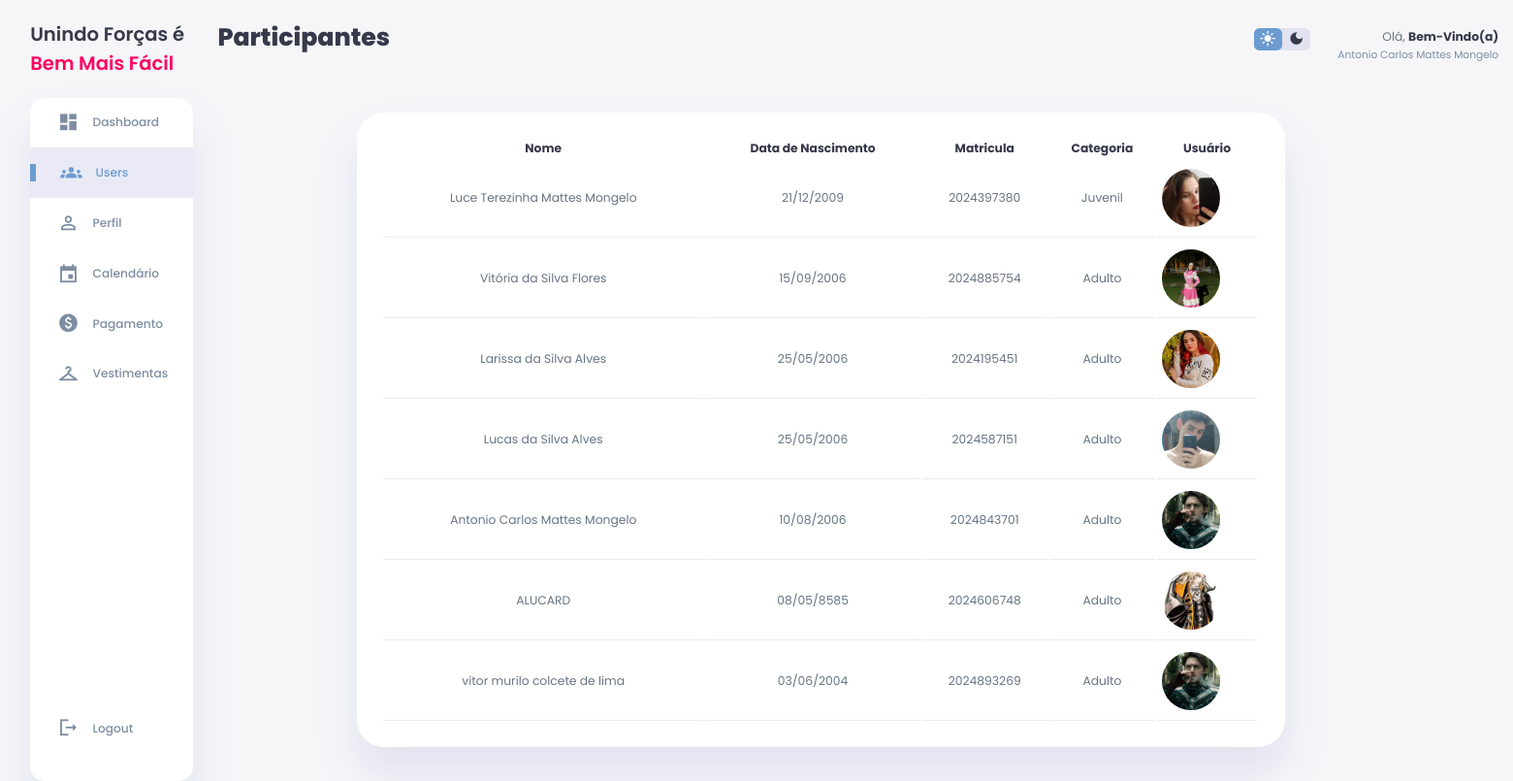
Before: /usuario/participantes/index.php (signed in) with the older database file.
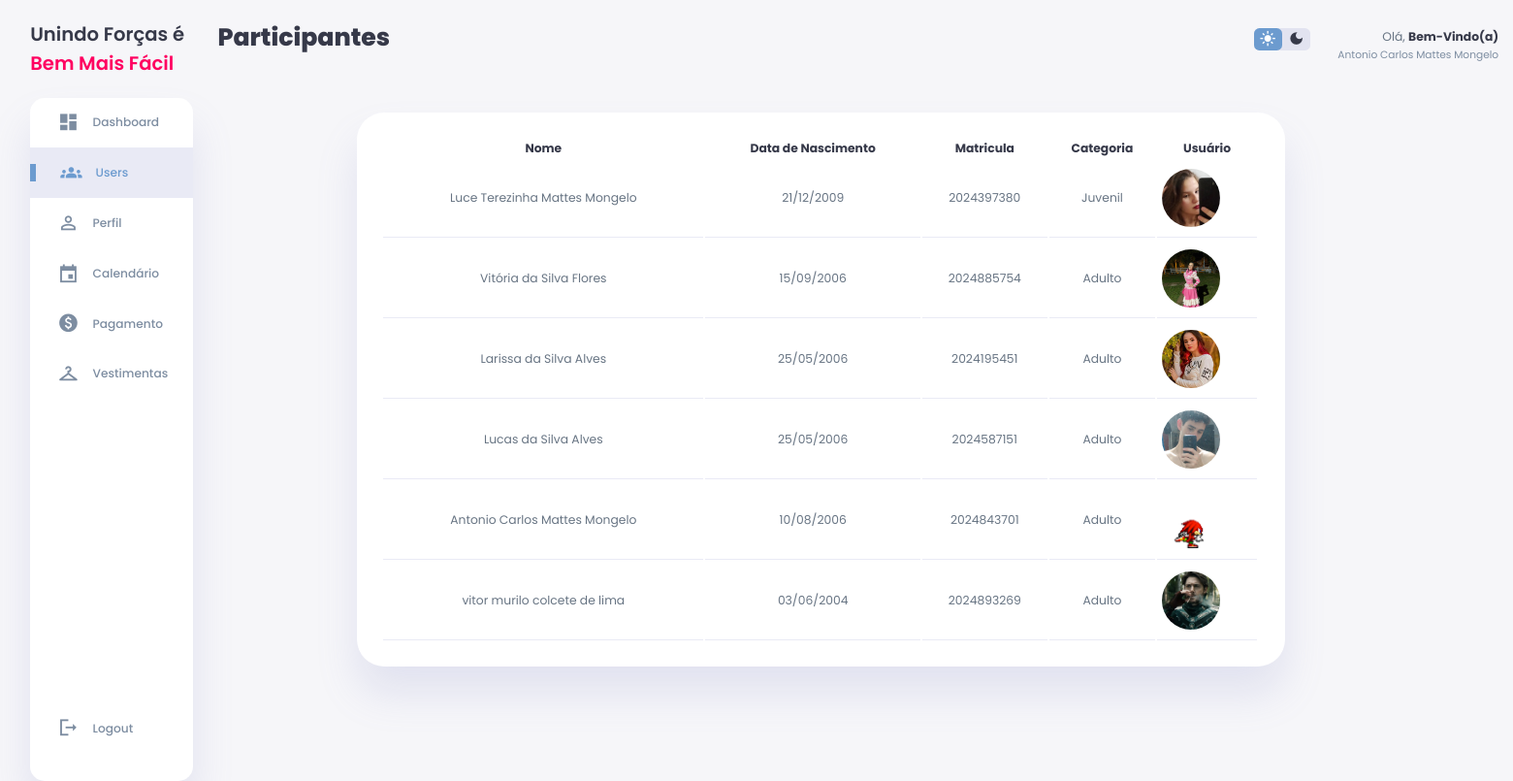
After: the same page with the newer database file.
### tables this page shows
CREATE TABLE IF NOT EXISTS `usuario` (
  `id_usuario` int NOT NULL AUTO_INCREMENT,
  `statuss` int DEFAULT NULL,
  `nome` varchar(255) DEFAULT NULL,
  `email` varchar(255) DEFAULT NULL,
  `datas` date DEFAULT NULL,
  `CPF` char(14) DEFAULT NULL,
  `RG` varchar(11) DEFAULT NULL,
  `categoria` varchar(255) NOT NULL,
  `senha` varchar(255) DEFAULT NULL,
  `telefone` varchar(11) DEFAULT NULL,
  `matricula` varchar(255) DEFAULT NULL,
  `imagem` varchar(255) NOT NULL,
  `genero` varchar(255) NOT NULL,
  `endereco` varchar(255) NOT NULL,
  `responsavel` varchar(255) NOT NULL,
  `data_entrada` date NOT NULL,
  `tele_respon` varchar(11) NOT NULL,
  `idade` varchar(2) NOT NULL,
  `nom_dan` varchar(255) NOT NULL,
  `identidade_frente` varchar(255) NOT NULL,
  `identidade_verso` varchar(255) NOT NULL,
  `primeiro_login` tinyint(1) DEFAULT '1',
  PRIMARY KEY (`id_usuario`),
  KEY `id_usuario` (`id_usuario`) USING BTREE
);

### usuario/participantes/index.php (the view, shortened to what this page needs)
<?php
$conexao = conectar();
$id_usuario = $_SESSION['id_usuario'];
$sql = "SELECT * FROM usuario WHERE id_usuario = $id_usuario";
$resultado = mysqli_query($conexao, $sql);
$dados = mysqli_fetch_assoc($resultado);
function calcular_idade($data_nascimento) {
    $data_nasc = new DateTime($data_nascimento);
    $hoje = new DateTime();
    $idade = $hoje->diff($data_nasc);
    return $idade->y;
}
function determinar_categoria($idade) {
    if ($idade <= 12) {
        return 'Mirim';
    } elseif ($idade <= 17) {
        return 'Juvenil';
    } else {
        return 'Adulto';
    }
}
?>
<!DOCTYPE html>
<html lang="en">
<head>
    <link rel="stylesheet" href="css/style.css">
</head>
<body>
    <div class="container">
        <aside>
            <div class="toggle">
                <div class="logo">
                <h2>Unindo Forças é <span class="danger">Bem Mais Fácil</span></h2>
                </div>
            </div>
            <div class="sidebar">
                <a href="../dashboard.php">
                    <span class="material-icons-sharp">
                    </span>
                    <h3>Dashboard</h3>
                </a>
                <a href="../participantes" class="active">
                    <span class="material-icons-sharp">
                    </span>
                    <h3>Users</h3>
                </a>
                <a href="../perfil.php">
                    <span class="material-icons-sharp">
                    </span>
                    <h3>Perfil</h3>
                </a>
                <a href="../calen" target="_blank">
                    <span class="material-icons-sharp">
                    </span>
                    <h3>Calendário</h3>
                </a>
                <a href="../pagamento">
                    <span class="material-icons-sharp">
                    </span>
                    <h3>Pagamento</h3>
                </a>
                <a href="../acessorios">
                    <span class="material-icons-sharp">
                    </span>
                    <h3>Vestimentas</h3>
                </a>
                <a href="logout.php">
                    <span class="material-icons-sharp">
                    </span>
                    <h3>Logout</h3>
                </a>
            </div>
        </aside>
        <main>
            <h1>Participantes</h1>
            <div class="recent-orders">
                <?php
                $sql = "SELECT * FROM usuario WHERE statuss = 1";
                $resultado = mysqli_query($conexao, $sql);
                if (mysqli_num_rows($resultado) > 0) {
                    echo ' <div class="formato"><table class="table table-striped">
    <thead class="thead-info">
        <tr>
                   <th>Nome</th>
                   <th>Data de Nascimento</th>
                   <th>Matricula</th>
                   <th>Categoria</th>
                   <th>Usuário</th>
                   </tr>
                   </thead>
                   <tbody>';
                    while ($row = mysqli_fetch_assoc($resultado)) {
                        $idade = calcular_idade($row['datas']);
                        $categoria = determinar_categoria($idade);
                        echo '<tr>';
                        $data = date("d/m/Y", strtotime($row['datas']));
                        echo "<td>" . $row['nome'] . "</td>";
                        echo "<td>" . $data . "</td>";
                        echo "<td>" . $row['matricula'] . "</td>";
                        echo "<td>" . $categoria . "</td>";
                        echo "<td><div class='users'><img src='../../img/perfil/" . $row['imagem'] . "' ></div></td>";
                        echo '</tr>';
                    }
                } else {
                    echo 'Nenhum resultado encontrado.';
                }
                ?>
            </div>
        </main>
        <div class="right-section">
            <div class="nav">
                <div class="dark-mode">
                    <span class="material-icons-sharp ">
                    </span>
                    <span class="material-icons-sharp">
                    </span>
                </div>
                <div class="profile">
                    <div class="info">
                        <p>Olá, <b>Bem-Vindo(a)</b></p>
                        <small class="text-muted"><?php echo $dados['nome'] ?></small>
                    </div>
                </div>
            </div>
        </div>
    </div>
</body>
</html>

### usuario/participantes/css/style.css (style rules this page uses)
:root { --color-primary: #6C9BCF; --color-danger: #FF0060; --color-success: #1B9C85; --color-warning: #F7D060; --color-white: #fff; --color-info-dark: #7d8da1; --color-dark: #363949; --color-light: rgba(132, 139, 200, 0.18); --color-dark-variant: #677483; --color-background: #f6f6f9; --card-border-radius: 2rem; --border-radius-1: 0.4rem; --border-radius-2: 1.2rem; --card-padding: 1.8rem; --padding-1: 1.2rem; --box-shadow: 0 2rem 3rem var(--color-light); }
* { margin: 0; padding: 0; outline: 0; appearance: 0; border: 0; text-decoration: none; box-sizing: border-box; }
html { font-size: 14px; }
body { width: 100vw; height: 100vh; font-family: 'Poppins', sans-serif; font-size: 0.88rem; user-select: none; overflow-x: hidden; color: var(--color-dark); background-color: var(--color-background); }
a { color: var(--color-dark); }
img { display: block; width: 100%; object-fit: cover; }
h1 { font-weight: 800; font-size: 1.8rem; }
h2 { font-weight: 600; font-size: 1.4rem; }
h3 { font-weight: 500; font-size: 0.87rem; }
small { font-size: 0.76rem; }
p { color: var(--color-dark-variant); }
b { color: var(--color-dark); }
.text-muted { color: var(--color-info-dark); }
.danger { color: var(--color-danger); }
.container { display: grid; width: 96%; margin: 0 auto; gap: 1.8rem; grid-template-columns: 12rem auto 23rem; }
aside { height: 100vh; }
aside .toggle { display: flex; align-items: center; justify-content: space-between; margin-top: 1.4rem; }
aside .toggle .logo { display: flex; gap: 0.5rem; }
aside .sidebar { display: flex; flex-direction: column; background-color: var(--color-white); box-shadow: var(--box-shadow); border-radius: 15px; height: 88vh; position: relative; top: 1.5rem; transition: all 0.3s ease; }
aside .sidebar a { display: flex; align-items: center; color: var(--color-info-dark); height: 3.7rem; gap: 1rem; position: relative; margin-left: 2rem; transition: all 0.3s ease; }
aside .sidebar a span { font-size: 1.6rem; transition: all 0.3s ease; }
aside .sidebar a:last-child { position: absolute; bottom: 2rem; width: 100%; }
aside .sidebar a.active { width: 100%; color: var(--color-primary); background-color: var(--color-light); margin-left: 0; }
aside .sidebar a.active::before { content: ''; width: 6px; height: 18px; background-color: var(--color-primary); }
aside .sidebar a.active span { color: var(--color-primary); margin-left: calc(1rem - 3px); }
main { margin-top: 1.4rem; }
main .recent-orders { margin-top: 1.3rem; }
main .recent-orders table { background-color: var(--color-white); width: 100%; padding: var(--card-padding); text-align: center; box-shadow: var(--box-shadow); border-radius: var(--card-border-radius); transition: all 0.3s ease; position: relative; margin-top: 5%; left: 15%; }
main table tbody td { height: 2.8rem; border-bottom: 1px solid var(--color-light); color: var(--color-dark-variant); padding: 10px 0 10px 0; }
.right-section { margin-top: 1.4rem; }
.right-section .nav { display: flex; justify-content: end; gap: 2rem; position: relative; left: 45%; margin-top: -5%; }
.right-section .dark-mode { background-color: var(--color-light); display: flex; justify-content: space-between; align-items: center; height: 1.6rem; width: 4.2rem; cursor: pointer; border-radius: var(--border-radius-1); }
.right-section .dark-mode span { font-size: 1.2rem; width: 50%; height: 100%; display: flex; align-items: center; justify-content: center; }
.right-section .dark-mode span.active { background-color: var(--color-primary); color: white; border-radius: var(--border-radius-1); }
.right-section .nav .profile { display: flex; gap: 2rem; text-align: right; }
.users { position: relative; width: 60px; height: 60px; left: 5%; margin-top: 0%; border-radius: 50%; overflow: hidden; cursor: pointer; }
.users img { position: absolute; top: 0; left: 0; width: 100%; height: 100%; object-fit: cover; }

Changed rows visible on the page:
removed usuario: nome "ALUCARD", datas "08/05/8585", matricula "2024606748", datas "Adulto", imagem (picture)
changed usuario "Antonio Carlos Mattes Mongelo": imagem: a different picture
